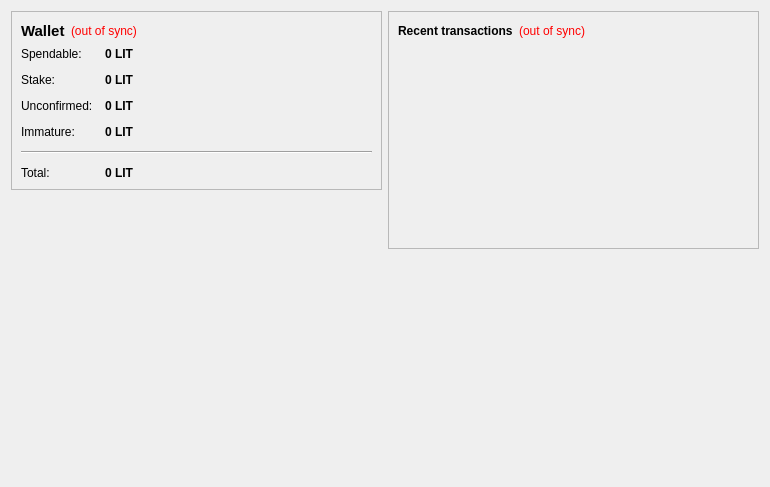
<?xml version="1.0" encoding="UTF-8"?>
<ui version="4.0">
 <class>OverviewPage</class>
 <widget class="QWidget" name="OverviewPage">
  <property name="geometry">
   <rect>
    <x>0</x>
    <y>0</y>
    <width>770</width>
    <height>487</height>
   </rect>
  </property>
  <property name="windowTitle">
   <string>Form</string>
  </property>
  <layout class="QHBoxLayout" name="horizontalLayout" stretch="1,1">
   <item>
    <layout class="QVBoxLayout" name="verticalLayout_2">
     <item>
      <widget class="QFrame" name="frame">
       <property name="frameShape">
        <enum>QFrame::StyledPanel</enum>
       </property>
       <property name="frameShadow">
        <enum>QFrame::Raised</enum>
       </property>
       <layout class="QVBoxLayout" name="verticalLayout_4">
        <item>
         <layout class="QHBoxLayout" name="horizontalLayout_4">
          <item>
           <widget class="QLabel" name="label_5">
            <property name="font">
             <font>
              <pointsize>11</pointsize>
              <weight>75</weight>
              <bold>true</bold>
             </font>
            </property>
            <property name="text">
             <string>Wallet</string>
            </property>
           </widget>
          </item>
          <item>
           <widget class="QLabel" name="labelWalletStatus">
            <property name="toolTip">
             <string>The displayed information may be out of date. Your wallet automatically synchronizes with the LightCoin network after a connection is established, but this process has not completed yet.</string>
            </property>
            <property name="styleSheet">
             <string notr="true">QLabel { color: red; }</string>
            </property>
            <property name="text">
             <string notr="true">(out of sync)</string>
            </property>
            <property name="alignment">
             <set>Qt::AlignLeading|Qt::AlignLeft|Qt::AlignVCenter</set>
            </property>
           </widget>
          </item>
          <item>
           <spacer name="horizontalSpacer_2">
            <property name="orientation">
             <enum>Qt::Horizontal</enum>
            </property>
            <property name="sizeHint" stdset="0">
             <size>
              <width>40</width>
              <height>20</height>
             </size>
            </property>
           </spacer>
          </item>
         </layout>
        </item>
        <item>
         <layout class="QFormLayout" name="formLayout_2">
          <property name="fieldGrowthPolicy">
           <enum>QFormLayout::AllNonFixedFieldsGrow</enum>
          </property>
          <property name="horizontalSpacing">
           <number>12</number>
          </property>
          <property name="verticalSpacing">
           <number>12</number>
          </property>
          <item row="0" column="0">
           <widget class="QLabel" name="label">
            <property name="text">
             <string>Spendable:</string>
            </property>
           </widget>
          </item>
          <item row="0" column="1">
           <widget class="QLabel" name="labelBalance">
            <property name="font">
             <font>
              <weight>75</weight>
              <bold>true</bold>
             </font>
            </property>
            <property name="cursor">
             <cursorShape>IBeamCursor</cursorShape>
            </property>
            <property name="toolTip">
             <string>Your current spendable balance</string>
            </property>
            <property name="text">
             <string notr="true">0 LIT</string>
            </property>
            <property name="textInteractionFlags">
             <set>Qt::LinksAccessibleByMouse|Qt::TextSelectableByKeyboard|Qt::TextSelectableByMouse</set>
            </property>
           </widget>
          </item>
          <item row="1" column="0">
           <widget class="QLabel" name="label_6">
            <property name="text">
             <string>Stake:</string>
            </property>
           </widget>
          </item>
          <item row="1" column="1">
           <widget class="QLabel" name="labelStake">
            <property name="font">
             <font>
              <weight>75</weight>
              <bold>true</bold>
             </font>
            </property>
            <property name="cursor">
             <cursorShape>IBeamCursor</cursorShape>
            </property>
            <property name="toolTip">
             <string>Total of coins that was staked, and do not yet count toward the current balance</string>
            </property>
            <property name="text">
             <string notr="true">0 LIT</string>
            </property>
            <property name="textInteractionFlags">
             <set>Qt::LinksAccessibleByMouse|Qt::TextSelectableByKeyboard|Qt::TextSelectableByMouse</set>
            </property>
           </widget>
          </item>
          <item row="2" column="0">
           <widget class="QLabel" name="label_3">
            <property name="text">
             <string>Unconfirmed:</string>
            </property>
           </widget>
          </item>
          <item row="2" column="1">
           <widget class="QLabel" name="labelUnconfirmed">
            <property name="font">
             <font>
              <weight>75</weight>
              <bold>true</bold>
             </font>
            </property>
            <property name="cursor">
             <cursorShape>IBeamCursor</cursorShape>
            </property>
            <property name="toolTip">
             <string>Total of transactions that have yet to be confirmed, and do not yet count toward the current balance</string>
            </property>
            <property name="text">
             <string notr="true">0 LIT</string>
            </property>
            <property name="textInteractionFlags">
             <set>Qt::LinksAccessibleByMouse|Qt::TextSelectableByKeyboard|Qt::TextSelectableByMouse</set>
            </property>
           </widget>
          </item>
          <item row="3" column="0">
           <widget class="QLabel" name="labelImmatureText">
            <property name="text">
             <string>Immature:</string>
            </property>
           </widget>
          </item>
          <item row="3" column="1">
           <widget class="QLabel" name="labelImmature">
            <property name="font">
             <font>
              <weight>75</weight>
              <bold>true</bold>
             </font>
            </property>
            <property name="toolTip">
             <string>Mined balance that has not yet matured</string>
            </property>
            <property name="text">
             <string notr="true">0 LIT</string>
            </property>
            <property name="textInteractionFlags">
             <set>Qt::LinksAccessibleByMouse|Qt::TextSelectableByKeyboard|Qt::TextSelectableByMouse</set>
            </property>
           </widget>
          </item>
          <item row="4" column="0" colspan="2">
           <widget class="Line" name="line">
            <property name="orientation">
             <enum>Qt::Horizontal</enum>
            </property>
           </widget>
          </item>
          <item row="5" column="0">
           <widget class="QLabel" name="labelTotalText">
            <property name="text">
             <string>Total:</string>
            </property>
           </widget>
          </item>
          <item row="5" column="1">
           <widget class="QLabel" name="labelTotal">
            <property name="font">
             <font>
              <weight>75</weight>
              <bold>true</bold>
             </font>
            </property>
            <property name="cursor">
             <cursorShape>IBeamCursor</cursorShape>
            </property>
            <property name="toolTip">
             <string>Your current total balance</string>
            </property>
            <property name="text">
             <string notr="true">0 LIT</string>
            </property>
            <property name="textInteractionFlags">
             <set>Qt::LinksAccessibleByMouse|Qt::TextSelectableByKeyboard|Qt::TextSelectableByMouse</set>
            </property>
           </widget>
          </item>
         </layout>
        </item>
       </layout>
      </widget>
     </item>
     <item>
      <spacer name="verticalSpacer">
       <property name="orientation">
        <enum>Qt::Vertical</enum>
       </property>
       <property name="sizeHint" stdset="0">
        <size>
         <width>20</width>
         <height>40</height>
        </size>
       </property>
      </spacer>
     </item>
     <item>
      <widget class="QLabel" name="label_2">
       <property name="autoFillBackground">
        <bool>true</bool>
       </property>
       <property name="text">
        <string/>
       </property>
       <property name="pixmap">
        <pixmap resource="../bitcoin.qrc">:/icons/drmbg</pixmap>
       </property>
       <property name="scaledContents">
        <bool>false</bool>
       </property>
       <property name="margin">
        <number>0</number>
       </property>
      </widget>
     </item>
    </layout>
   </item>
   <item>
    <layout class="QVBoxLayout" name="verticalLayout_3">
     <item>
      <widget class="QFrame" name="frame_2">
       <property name="frameShape">
        <enum>QFrame::StyledPanel</enum>
       </property>
       <property name="frameShadow">
        <enum>QFrame::Raised</enum>
       </property>
       <layout class="QVBoxLayout" name="verticalLayout">
        <item>
         <layout class="QHBoxLayout" name="horizontalLayout_2">
          <item>
           <widget class="QLabel" name="label_4">
            <property name="text">
             <string>&lt;b&gt;Recent transactions&lt;/b&gt;</string>
            </property>
           </widget>
          </item>
          <item>
           <widget class="QLabel" name="labelTransactionsStatus">
            <property name="toolTip">
             <string>The displayed information may be out of date. Your wallet automatically synchronizes with the LightCoin network after a connection is established, but this process has not completed yet.</string>
            </property>
            <property name="styleSheet">
             <string notr="true">QLabel { color: red; }</string>
            </property>
            <property name="text">
             <string notr="true">(out of sync)</string>
            </property>
            <property name="alignment">
             <set>Qt::AlignRight|Qt::AlignTrailing|Qt::AlignVCenter</set>
            </property>
           </widget>
          </item>
          <item>
           <spacer name="horizontalSpacer">
            <property name="orientation">
             <enum>Qt::Horizontal</enum>
            </property>
            <property name="sizeHint" stdset="0">
             <size>
              <width>40</width>
              <height>20</height>
             </size>
            </property>
           </spacer>
          </item>
         </layout>
        </item>
        <item>
         <widget class="QListView" name="listTransactions">
          <property name="styleSheet">
           <string notr="true">QListView { background: transparent; }</string>
          </property>
          <property name="frameShape">
           <enum>QFrame::NoFrame</enum>
          </property>
          <property name="verticalScrollBarPolicy">
           <enum>Qt::ScrollBarAlwaysOff</enum>
          </property>
          <property name="horizontalScrollBarPolicy">
           <enum>Qt::ScrollBarAlwaysOff</enum>
          </property>
          <property name="selectionMode">
           <enum>QAbstractItemView::NoSelection</enum>
          </property>
         </widget>
        </item>
       </layout>
      </widget>
     </item>
     <item>
      <spacer name="verticalSpacer_2">
       <property name="orientation">
        <enum>Qt::Vertical</enum>
       </property>
       <property name="sizeHint" stdset="0">
        <size>
         <width>20</width>
         <height>40</height>
        </size>
       </property>
      </spacer>
     </item>
    </layout>
   </item>
  </layout>
 </widget>
 <resources/>
 <connections/>
</ui>
